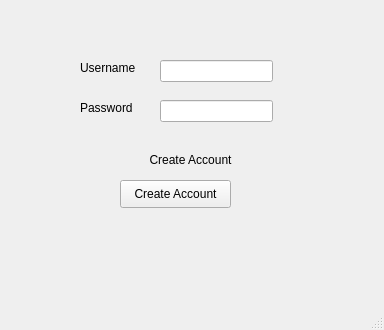
<?xml version="1.0" encoding="UTF-8"?>
<ui version="4.0">
 <class>MainWindow</class>
 <widget class="QMainWindow" name="MainWindow">
  <property name="geometry">
   <rect>
    <x>0</x>
    <y>0</y>
    <width>384</width>
    <height>330</height>
   </rect>
  </property>
  <property name="windowTitle">
   <string>MainWindow</string>
  </property>
  <widget class="QWidget" name="centralwidget">
   <widget class="QLabel" name="lbl_username">
    <property name="geometry">
     <rect>
      <x>80</x>
      <y>60</y>
      <width>71</width>
      <height>16</height>
     </rect>
    </property>
    <property name="text">
     <string>Username</string>
    </property>
   </widget>
   <widget class="QLabel" name="lbl_password">
    <property name="geometry">
     <rect>
      <x>80</x>
      <y>100</y>
      <width>71</width>
      <height>16</height>
     </rect>
    </property>
    <property name="text">
     <string>Password</string>
    </property>
   </widget>
   <widget class="QLineEdit" name="txt_username">
    <property name="geometry">
     <rect>
      <x>160</x>
      <y>60</y>
      <width>113</width>
      <height>22</height>
     </rect>
    </property>
   </widget>
   <widget class="QLineEdit" name="txt_password">
    <property name="geometry">
     <rect>
      <x>160</x>
      <y>100</y>
      <width>113</width>
      <height>22</height>
     </rect>
    </property>
    <property name="echoMode">
     <enum>QLineEdit::Password</enum>
    </property>
   </widget>
   <widget class="QPushButton" name="btn_crtacc">
    <property name="geometry">
     <rect>
      <x>120</x>
      <y>180</y>
      <width>111</width>
      <height>28</height>
     </rect>
    </property>
    <property name="text">
     <string>Create Account</string>
    </property>
   </widget>
   <widget class="QLabel" name="lbl_info">
    <property name="geometry">
     <rect>
      <x>0</x>
      <y>150</y>
      <width>381</width>
      <height>20</height>
     </rect>
    </property>
    <property name="text">
     <string>Create Account</string>
    </property>
    <property name="alignment">
     <set>Qt::AlignCenter</set>
    </property>
   </widget>
  </widget>
  <widget class="QMenuBar" name="menubar">
   <property name="geometry">
    <rect>
     <x>0</x>
     <y>0</y>
     <width>384</width>
     <height>26</height>
    </rect>
   </property>
  </widget>
  <widget class="QStatusBar" name="statusbar"/>
 </widget>
 <resources/>
 <connections/>
</ui>
